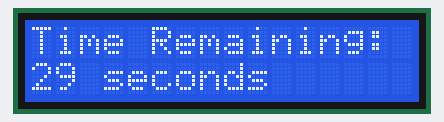
A sketch run on a simulated Arduino Uno, built with avr-gcc and run on an emulated ATmega328P. On the bench: 16×2 character LCD.

Above: at 0.2 s.
At 3.2 s:
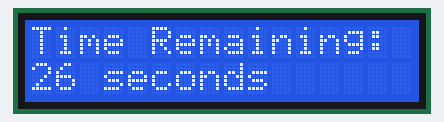
At 7.3 s:
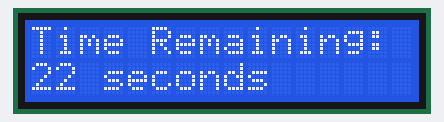
At 14.5 s:
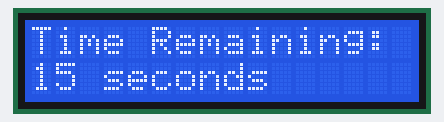
At 22.7 s:
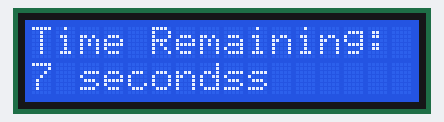
At 29.9 s:
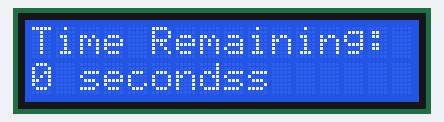

The sketch:

Project3_claw_machine_30sec_timer.ino
```cpp
#include <Wire.h>
#include <LiquidCrystal_I2C.h>

// Initialize the LCD
LiquidCrystal_I2C lcd(0x27, 16, 2); // Address 0x27, 16 columns, 2 rows

// Define variables for timer
unsigned long startTime;
const unsigned long timerDuration = 30000; // 30 seconds in milliseconds

void setup() {
  // Initialize LCD
  lcd.init();
  lcd.backlight();

  // Print initial message
  lcd.setCursor(0, 0);
  lcd.print("Timer starting...");
}

void loop() {
  // Start the timer
  startTime = millis();

  // Clear the LCD
  lcd.clear();

  // Update LCD every 1 second until the timer is finished
  while (millis() - startTime < timerDuration) {
    // Calculate elapsed time
    unsigned long elapsedTime = millis() - startTime;

    // Calculate remaining time
    unsigned long remainingTime = timerDuration - elapsedTime;

    // Convert remaining time to seconds
    unsigned int seconds = remainingTime / 1000;

    // Update LCD with remaining time
    lcd.setCursor(0, 0);
    lcd.print("Time Remaining:");
    lcd.setCursor(0, 1);
    lcd.print(seconds);
    lcd.print(" seconds");

    // Wait for 1 second
    delay(1000);
  }

  // Timer finished, display completion message
  lcd.clear();
  lcd.setCursor(0, 0);
  lcd.print("Timer finished!");
  lcd.setCursor(0, 1);
  lcd.print("Restarting timer...");
}
```

Measured:
- what the display in image 1 shows lasts 1.0 s, from 3.2 s to 4.2 s
